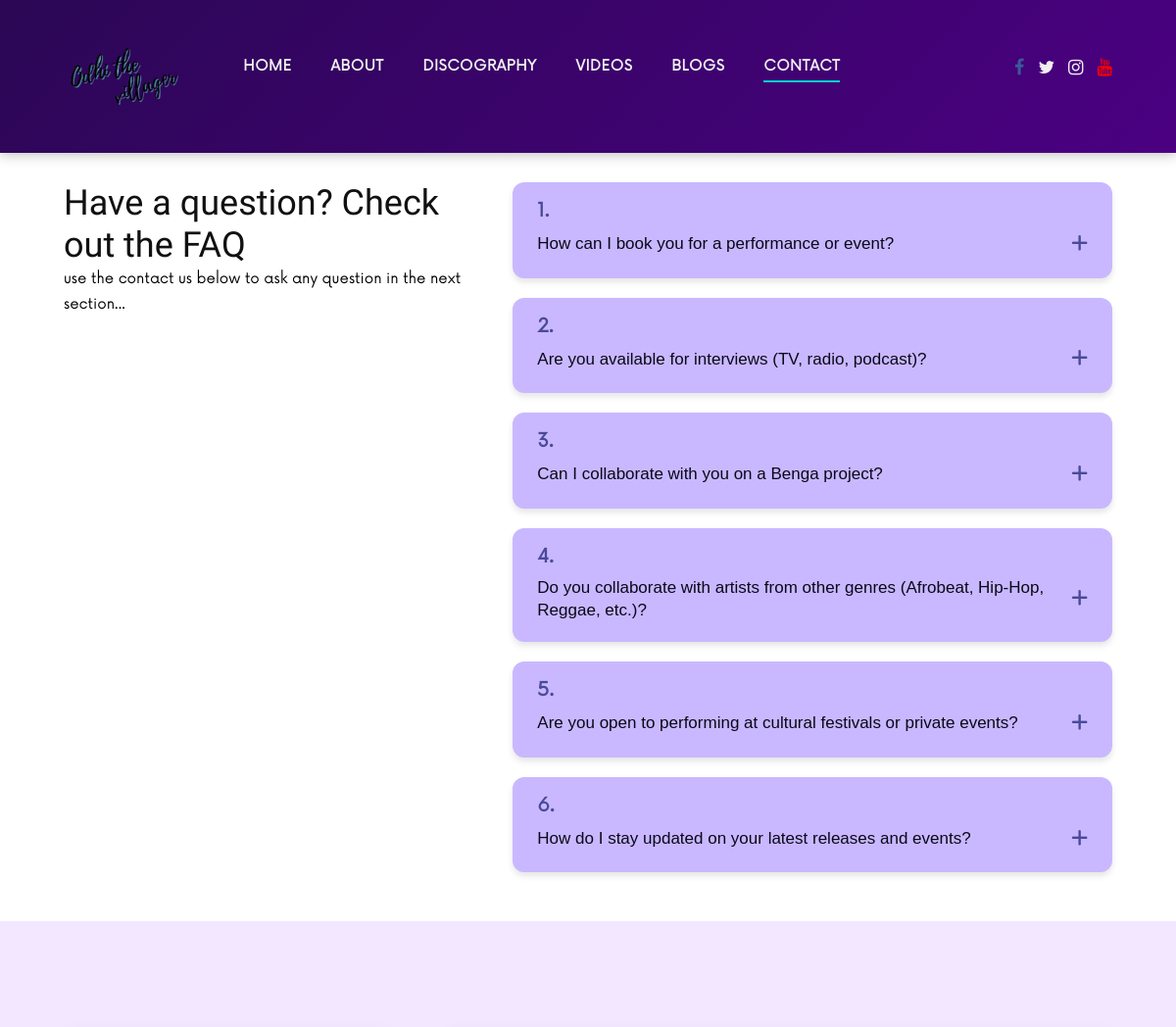
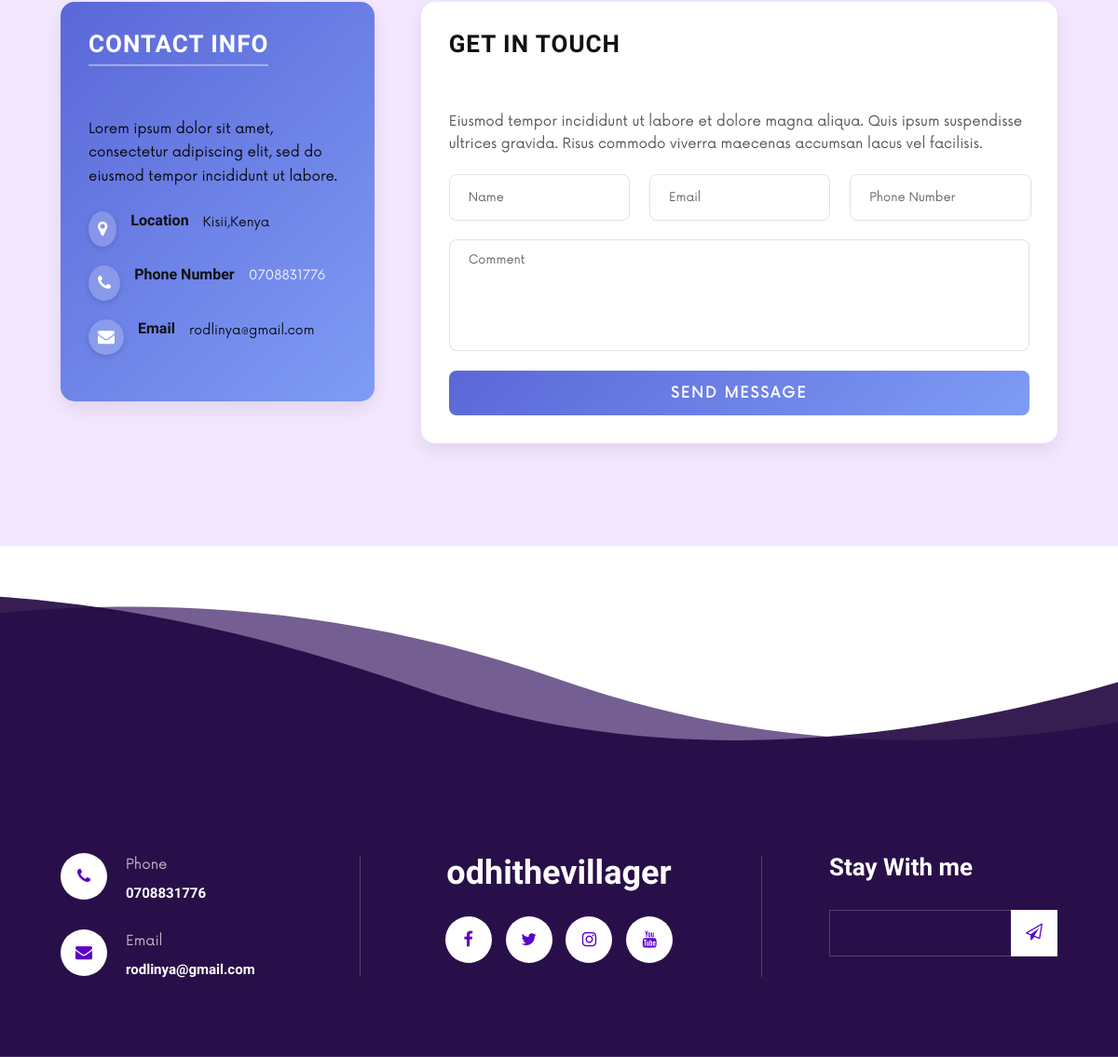
Page /contact/ on the committed database (2 pictures, top to bottom).
### odhi/models.py (models this page shows, shortened)
class Generalinfo(models.Model):
    logo = models.ImageField(upload_to='logos/', blank=True, null=True)
    location = models.CharField(max_length=100 ,blank=True, null=True)
    email= models.EmailField(max_length=100)
    phone = models.CharField(max_length=15)
    facebook = models.URLField(max_length=200, blank=True, null=True)
    instagram = models.URLField(max_length=200, blank=True, null=True)
    twitter = models.URLField(max_length=200, blank=True, null=True)
    linkedin = models.URLField(max_length=200, blank=True, null=True)
    youtube = models.URLField(max_length=200, blank=True, null=True)
    history = HistoricalRecords()
    class Meta:
        verbose_name = "General Info"
        verbose_name_plural = "General Info"

class FAQ(models.Model):
    question = models.CharField(max_length=255)
    answer = models.TextField()
    class Meta:
        verbose_name = "FAQ"
        verbose_name_plural = "FAQs"

### odhi/views.py (the view)
# urls.py: path("contact/", views.contact, name="contact"),
def contact(request):
    faqs = FAQ.objects.all()
    print(f"Number of FAQs retrieved: {faqs.count()}")
    test_message = "Your contact view is working correctly! 🎉"
    context = {
        'faqs': faqs,
        'test_message': test_message,
    }
    return render(request, "contact.html", context)

### odhi/forms.py
class NewsletterForm(forms.ModelForm):
    class Meta:
        model = NewsletterSubscriber
        fields = ['name', 'email']

### odhi/context_processors.py (called while the page is built)
def general_info(request):
    info = Generalinfo.objects.first()  # Assumes only one Generalinfo object
    return {'general_info': info}

def newsletter_form(request):
    return {'newsletter_form': NewsletterForm()}

### templates/contact.html (shortened to what this page needs)
{% extends "assests/main.html" %}
{% load static %}
{% block content %}
<div class="container">
    <div class="row">
        <div class="col-lg-5">
            <h2>Have a question? Check out the FAQ</h2>
            <p>use the contact us below to ask any question in the next section...</p>
        </div>
        <div class="col-lg-7">
            <div class="faq-container">
                {% for faq in faqs %}
                <div class="faq-item">
                    <span class="num">{{forloop.counter}}.</span>
                    <div class="faq-question">
                        <h3>{{ faq.question }}</h3>
                        <div class="faq-toggle">
                            <i class="icon-plus fa-solid fa-plus"></i>
                        </div>
                    </div>
                </div>
                {% endfor %}
            </div>
        </div>
    </div>
</div>
<section class="contact spad">
    <div class="container">
        <div class="row">
            <div class="col-lg-4">
                <div class="contact__address">
                    <div class="section-title">
                        <h2>Contact info</h2>
                    </div>
                    <p>Lorem ipsum dolor sit amet, consectetur adipiscing elit, sed do eiusmod tempor incididunt ut
                        labore.</p>
                    <ul>
                        <li>
                            <i class="fa fa-map-marker"></i>
                            <h5>Location</h5>
                            <p>{{ general_info.location }}</p>
                        </li>
                        <li>
                            <i class="fa fa-phone"></i>
                            <h5>Phone Number</h5>
                            <span>{{ general_info.phone }}</span>
                        </li>
                        <li>
                            <i class="fa fa-envelope"></i>
                            <h5>Email</h5>
                            <p>{{ general_info.email }}</p>
                        </li>
                    </ul>
                </div>
            </div>
            <div class="col-lg-8">
                <div class="contact__form">
                    <div class="section-title">
                        <h2>Get in touch</h2>
                    </div>
                    <p>Eiusmod tempor incididunt ut labore et dolore magna aliqua. Quis ipsum suspendisse ultrices
                        gravida. Risus commodo viverra maecenas accumsan lacus vel facilisis. </p>
                    <form action="#">
                        <div class="input__list">
                            <input type="text" placeholder="Name">
                            <input type="text" placeholder="Email">
                            <input type="text" placeholder="Phone Number">
                        </div>
                        <textarea placeholder="Comment"></textarea>
                        <button type="submit" class="site-btn">SEND MESSAGE</button>
                    </form>
                </div>
            </div>
        </div>
    </div>
</section>
{% endblock %}

### templates/assests/header.html (shortened to what this page needs)
{% load static %}
<header class="header header--normal">
    <div class="container">
        <div class="row">
            <div class="col-lg-2 col-md-2">
                <div class="header__logo">
                    <a href="{% url 'index' %}"><img src="{{ general_info.logo.url }}" alt="Odhi The Villager Logo"></a>
                </div>
            </div>
            <div class="col-lg-10 col-md-10">
                <div class="header__nav">
                    <nav class="header__menu mobile-menu">
                        <ul>
                            <li
                                class="{% if request.path == '/' or request.path|slice:':6' == '/index' %}active{% endif %}">
                                <a href="{% url 'index' %}">Home</a>
                            </li>
                            <li class="{% if '/about' in request.path %}active{% endif %}">
                                <a href="{% url 'about' %}">About</a>
                            </li>
                            <li>
                                <a href="https://odhithevillager.hustlesasa.shop/" target="_blank"
                                    rel="noopener noreferrer">Discography</a>
                            </li>
                            <li class="{% if '/video' in request.path %}active{% endif %}">
                                <a href="{% url 'video' %}">Videos</a>
                            </li>
                            <li class="{% if '/blog' in request.path %}active{% endif %}">
                                <a href="{% url 'blog' %}">Blogs</a>
                            </li>
                            <li class="{% if '/contact' in request.path %}active{% endif %}">
                                <a href="{% url 'contact' %}">Contact</a>
                            </li>
                        </ul>
                    </nav>
                    <div class="header__right__social">
                        <a href="{{ general_info.facebook }}" target="_blank"><i class="fa fa-facebook"></i></a>
                        <a href="{{ general_info.twitter }}" target="_blank"><i class="fa fa-twitter"></i></a>
                        <a href="{{ general_info.instagram }}" target="_blank"><i class="fa fa-instagram"></i></a>
                        <a href="{{ general_info.youtube }}" target="_blank"><i class="fa fa-youtube"></i></a>
                    </div>
                </div>
            </div>
        </div>
    </div>
</header>

### templates/assests/footer.html (shortened to what this page needs)
{% load static %}
<footer class="footer footer--normal spad set-bg" data-setbg="{% static 'img/footer-bg.png' %}">
    <div class="container">
        <div class="row">
            <div class="col-lg-3 col-md-6">
                <div class="footer__address">
                    <ul>
                        <li>
                            <i class="fa fa-phone"></i>
                            <p>Phone</p>
                            <h6>{{ general_info.phone }}</h6>
                        </li>
                        <li>
                            <i class="fa fa-envelope"></i>
                            <p>Email</p>
                            <h6>{{ general_info.email }}</h6>
                        </li>
                    </ul>
                </div>
            </div>
            <div class="col-lg-4 offset-lg-1 col-md-6">
                <div class="footer__social">
                    <h2>odhithevillager</h2>
                    <div class="footer__social__links">
                        <a href="{{ general_info.facebook }}" target="_blank"><i class="fa fa-facebook"></i></a>
                        <a href="" target="_blank"><i class="fa fa-twitter"></i></a>
                        <a href="" target="_blank"><i class="fa fa-instagram"></i></a>
                        <a href="{{ general_info.youtube }}" target="_blank"><i class="fa fa-youtube"></i></a>
                    </div>
                </div>
            </div>
            <div class="col-lg-3 offset-lg-1 col-md-6">
                <div class="footer__newslatter">
                    <h4>Stay With me</h4>
                    <form method="POST" action="">
                        {{ newsletter_form.email }}
                        <button type="submit"><i class="fa fa-send-o"></i></button>
                    </form>
                </div>
            </div>
        </div>
    </div>
</footer>

### rows in the picture
Generalinfo: logo (picture), location "Kisii,Kenya", phone "0708831776", email "rodlinya@gmail.com"
FAQ: question "How can I book you for a performance or event?"
FAQ: question "Are you available for interviews (TV, radio, podcast)?"
FAQ: question "Can I collaborate with you on a Benga project?"
FAQ: question "Do you collaborate with artists from other genres (Afrobeat, Hip-Hop, Reggae, etc.)?"
FAQ: question "Are you open to performing at cultural festivals or private events?"
FAQ: question "How do I stay updated on your latest releases and events?"
